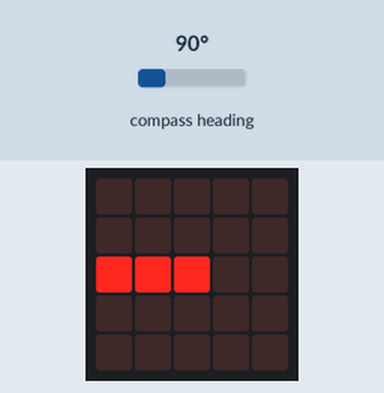
Recording of a program running on a simulated BBC micro:bit running MicroPython. Shown: the board's 5×5 LED display. The inputs (shaded band) are chosen by the test bench; at power-on: compass heading 90°. The compass is already calibrated.

Above: at 1.3 s.
1.4 s: compass heading set to 7°
At 2.1 s:
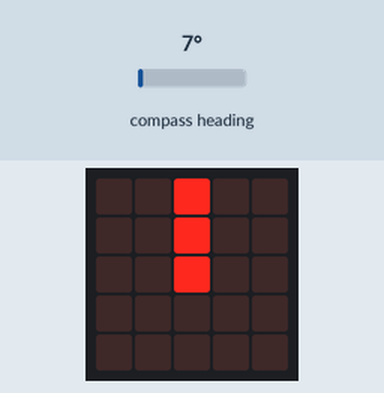
2.9 s: compass heading set to 180°
At 3.7 s:
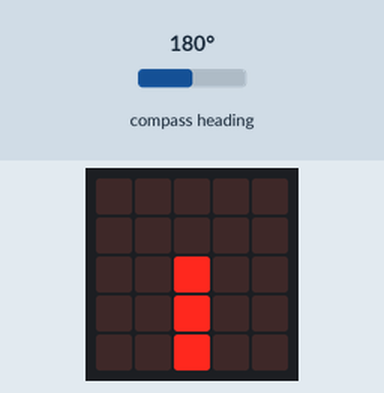
4.4 s: compass heading set to 269°
At 5.6 s:
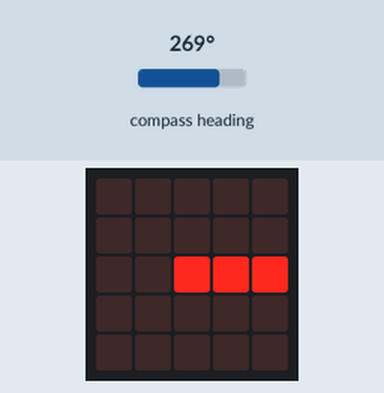
5.9 s: compass heading set to 90°
At 6.8 s:
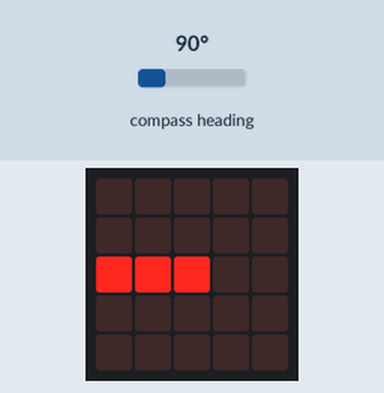
7.4 s: compass heading set to 352°
At 8.4 s:
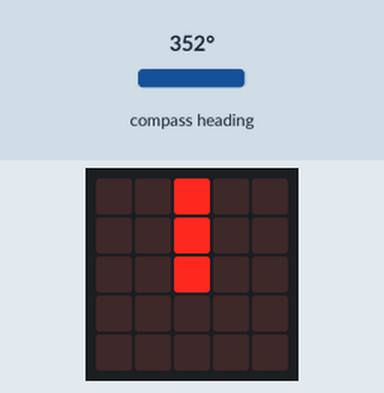
Timing chart, 0 to 9.9 s (numbered marks = the images above; inputs shaded):
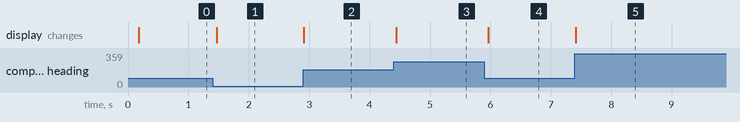

The program:

microbit_logic_assigment3.py
```python
#Name:		microbit_logic_assignment3.py
#Purpose:	to make a compass using a microbit


#Author:	gornic.M and harold.P

#Created:	30/10/2019

from microbit import *

# Starts calibrating by tilting microbit
compass.calibrate()

# Try to keep the needle pointed in the right diretion
while True:
    sleep(80)
    needle = ((15 - compass.heading()) // 30) % 12
    display.show(Image.ALL_CLOCKS[needle])
```

Measured:
- after the input at 1.4 s, the display: changes after 0.07 s (image 1)
- after the input at 2.9 s, the display: changes at once (image 2)
- after the input at 4.4 s, the display: changes at once (image 3)
- after the input at 5.9 s, the display: changes after 0.07 s (image 4)
- after the input at 7.4 s, the display: changes at once (image 5)
